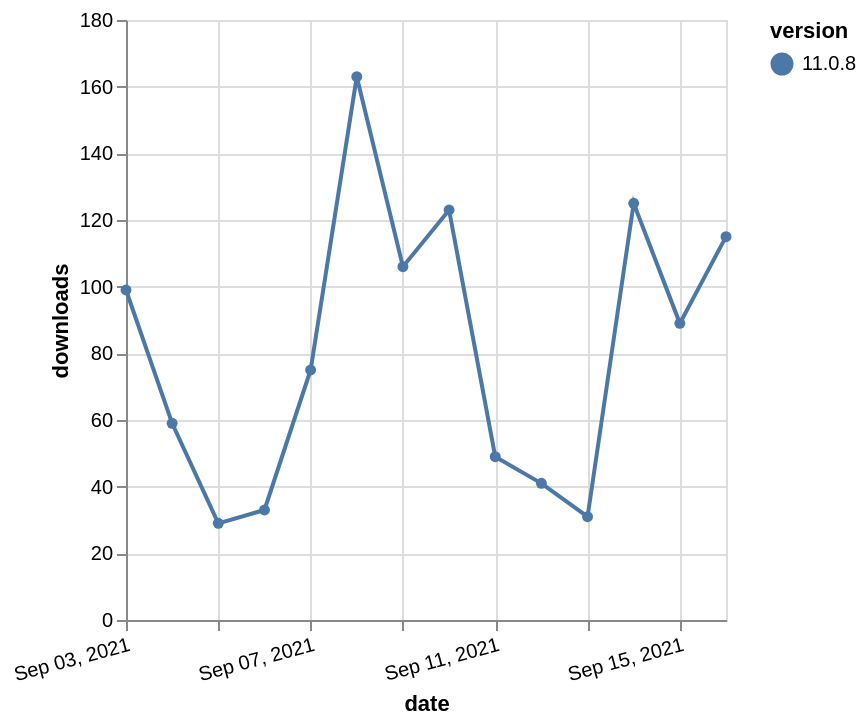

Write the Vega-Lite specification saved for this chart.
### Vega-Lite specification from a JSON file in a GitHub repository (floating-point values rounded to 4 significant figures)
{"$schema": "https://vega.github.io/schema/vega-lite/v5.json", "description": "A simple bar chart with embedded data.", "data": {"values": [{"date": "2021-09-03", "total": 111391, "delta": 99, "version": "11.0.8"}, {"date": "2021-09-04", "total": 111450, "delta": 59, "version": "11.0.8"}, {"date": "2021-09-05", "total": 111479, "delta": 29, "version": "11.0.8"}, {"date": "2021-09-06", "total": 111512, "delta": 33, "version": "11.0.8"}, {"date": "2021-09-07", "total": 111587, "delta": 75, "version": "11.0.8"}, {"date": "2021-09-08", "total": 111750, "delta": 163, "version": "11.0.8"}, {"date": "2021-09-09", "total": 111856, "delta": 106, "version": "11.0.8"}, {"date": "2021-09-10", "total": 111979, "delta": 123, "version": "11.0.8"}, {"date": "2021-09-11", "total": 112028, "delta": 49, "version": "11.0.8"}, {"date": "2021-09-12", "total": 112069, "delta": 41, "version": "11.0.8"}, {"date": "2021-09-13", "total": 112100, "delta": 31, "version": "11.0.8"}, {"date": "2021-09-14", "total": 112225, "delta": 125, "version": "11.0.8"}, {"date": "2021-09-15", "total": 112314, "delta": 89, "version": "11.0.8"}, {"date": "2021-09-16", "total": 112429, "delta": 115, "version": "11.0.8"}]}, "width": "container", "mark": {"type": "line", "point": {"filled": true}}, "encoding": {"x": {"field": "date", "type": "temporal", "timeUnit": "yearmonthdate", "title": "date", "axis": {"labelAngle": -15}}, "y": {"field": "delta", "type": "quantitative", "title": "downloads"}, "color": {"field": "version", "type": "nominal"}, "tooltip": {"field": "delta"}}}
